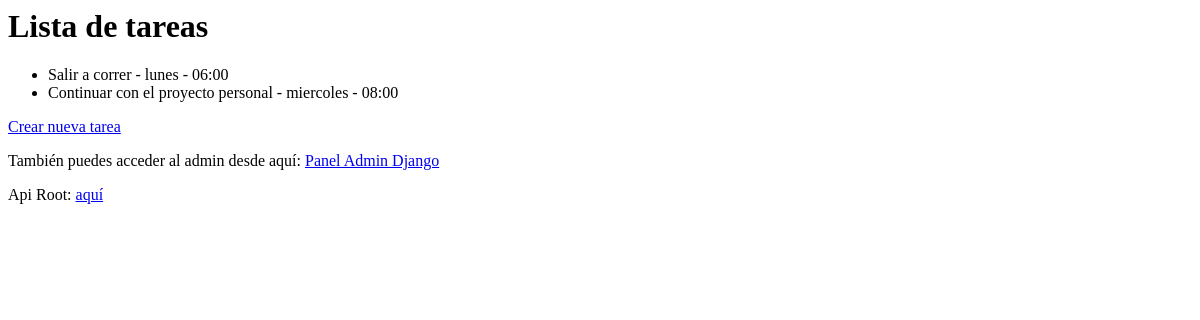
Before: / with the older database file.
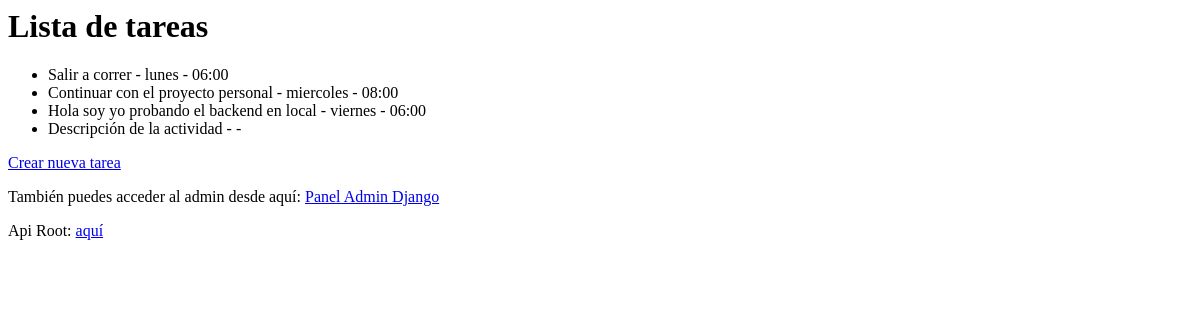
After: the same page with the newer database file.
### myapp/models.py (models this page shows, shortened)
class Task(models.Model):
    actividad = models.TextField() # name no debe ser más largo de 100 caracteres
    dia = models.CharField(max_length=10, default='')
    hora = models.CharField(max_length=10, default='')
    color = models.CharField(max_length=10, default='')

### myapp/views.py (the view)
# urls.py: path('', TaskListView.as_view(), name='task_list'),
class TaskListView(ListView):
    model = Task
    template_name = 'task_list.html'

### myapp/templates/task_list.html
<h1>Lista de tareas</h1>
<ul>
    {% for task in object_list %}
    <li>{{ task.actividad }} - {{ task.dia }} - {{task.hora}}</li>
    {% endfor %}
</ul>
<a href="{% url 'task_create' %}">Crear nueva tarea</a>
<p>También puedes acceder al admin desde aquí: <a href="http://127.0.0.1:8000/admin/">Panel Admin Django</a> </p>
<p>Api Root: <a href="http://127.0.0.1:8000/api/">aquí</a></p>

Changed rows visible on the page:
added Task: actividad "Hola soy yo probando el backend en local", dia "viernes", hora "06:00"
added Task: actividad "Descripción de la actividad"
